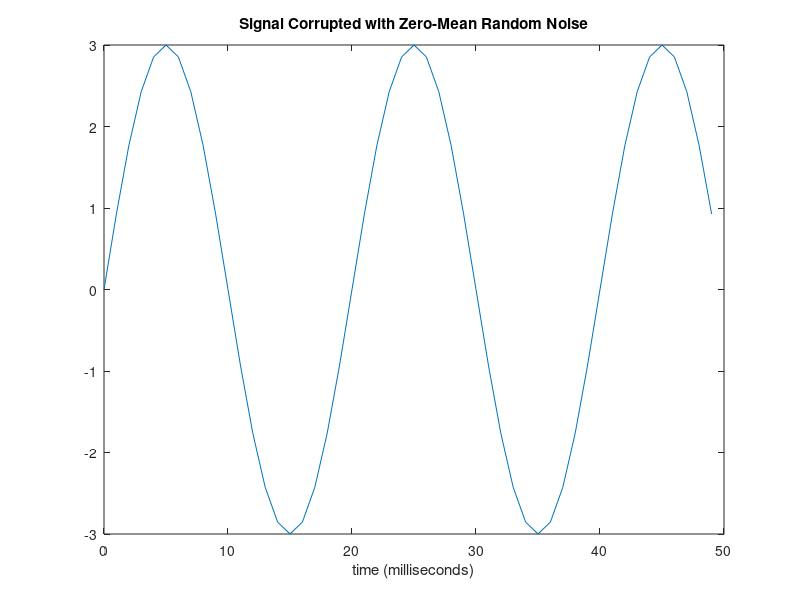
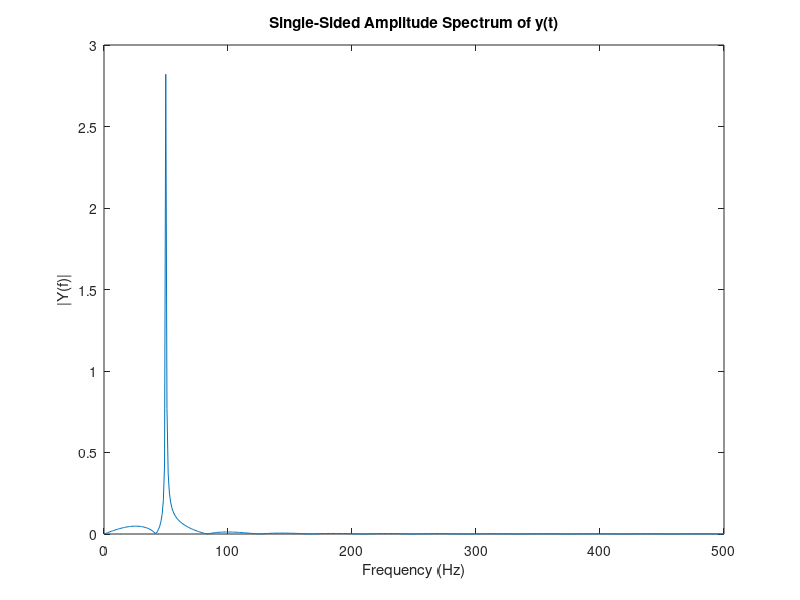
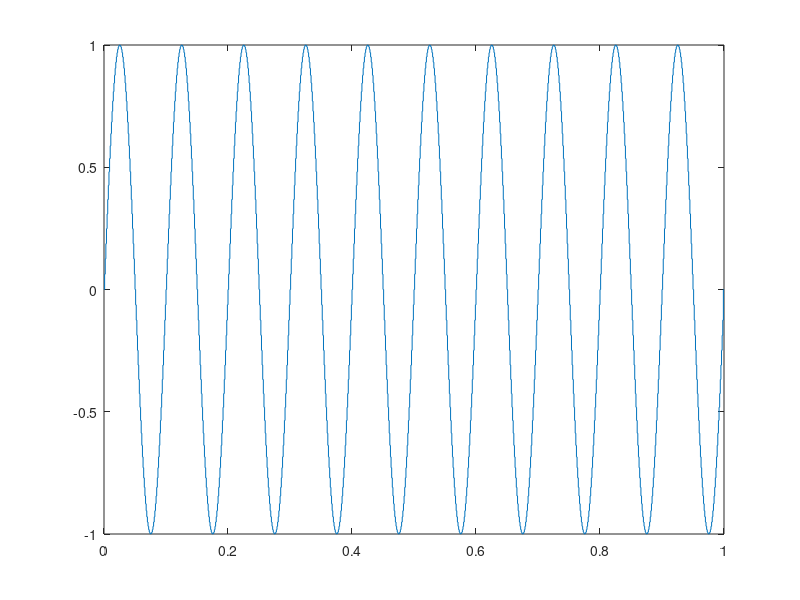
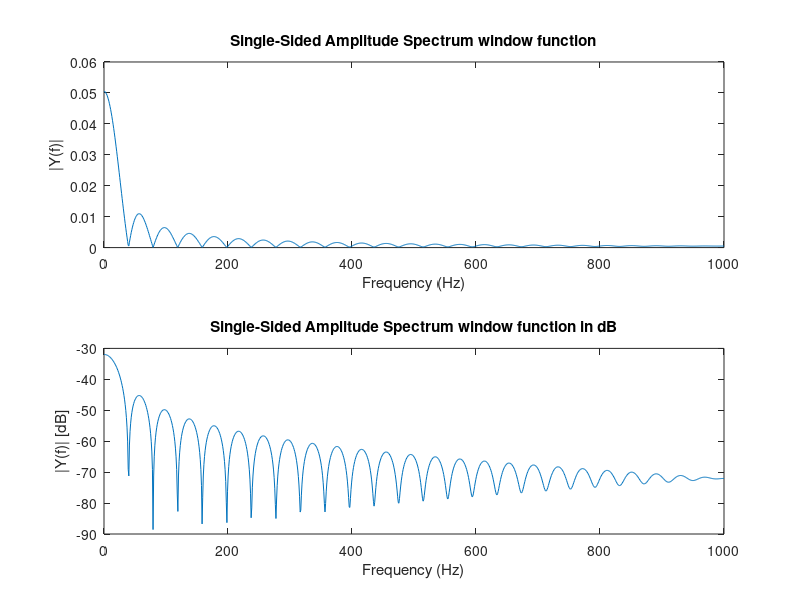

These charts were generated, in order, by the following MATLAB code:
Fs = 1000;                    % Sampling frequency
T = 1/Fs;                     % Sample time
L = 1000;                     % Length of signal
t = (0:L-1)*T;                % Time vector
% Sum of a 50 Hz sinusoid 
x = 3*sin(2*pi*50*t);% + sin(2*pi*120*t); 
y=x;

p1=figure(1);
plot(Fs*t(1:50),y(1:50))
title('Signal Corrupted with Zero-Mean Random Noise')
xlabel('time (milliseconds)')

% It is difficult to identify the frequency components by looking 
% at the original signal. Converting to the frequency domain, the 
% discrete Fourier transform of the noisy signal y is found by 
% taking the fast Fourier transform (FFT):

NFFT = 2^nextpow2(L); % Next power of 2 from length of y
Y = fft(y,NFFT)/L;
f = Fs/2*linspace(0,1,NFFT/2+1);

p2=figure(2);
% Plot single-sided amplitude spectrum.
plot(f,2*abs(Y(1:NFFT/2+1))) 
title('Single-Sided Amplitude Spectrum of y(t)')
xlabel('Frequency (Hz)')
ylabel('|Y(f)|')
%%%%%%%%%%%%%%%%%%%%%%%%%%%%%%%%%%%%%%%%%%%%%%%%%%%%%%

% Generierung von csv files im LTSpice PWL- Format
%

t=[0:1000-1].';     % 100ms funktion mit 100us Ts
f=sin(2*pi*10*t/1000);
tf=[t f];

% Weil LTSpice die werte zwischen zwei Zeitschritten Interpoliert,
% ist im Plot von LTSpice keine Treppenfunktion sichtbar

% Um eine Treppe zu erhalten, musst du die Sprünge mit einem zweiten Punkt 
% kontrollieren.
% 
% 0.0000ms 0.0000V
% 0.024499ms 0.0000V
% 0.0245ms 0.1227V
% 0.049099ms 0.1227V
% 0.0491ms 0.2453V
% 0.073599ms 0.2453V
% 0.0736ms 0.3678V

t2=[0:0.5:1000-0.5].';     
t2k=[0:0.5:1000-0.5];
t2k=t2k*0.999999;

t2k=t2k.';

for k=2:2:length(t2)-2
    t2(k)=t2k(k+1);
end


f2=[0:length(t2)-1].';

j=1;
for k=1:length(f)-1
    f2(j)=f(k);
    j=j+1;
    f2(j)=f2(j-1);
    j=j+1;
end

t2=t2/1e3;     % Zeitvektor auf 1sec normieren
f2(end-1)=0;
f2(end)=0;
tf2=[t2 f2];

p4=figure(4);
plot(t2,f2);

wind=0.5*(1+sign(t+20*T/2))-0.5*(1+sign(t-20*T/2));
%p3=figure(3);
%plot(t(1:50),wind(1:50))
%con=conv(y,wind);
%p4=figure(4);

Fs = 2000;                    % Sampling frequency
T = 1/Fs;                     % Sample time
L = 2000;                     % Length of signal
t = (0:L-2)*T;                % Time vector

wind=0.5*(1+sign(t+100*T/2))-0.5*(1+sign(t-100*T/2));

NFFT = 2^nextpow2(L); % Next power of 2 from length of y
Y = fft(wind,NFFT)/L;
Y2=20*log10(Y);
f = Fs/2*linspace(0,1,NFFT/2+1);
p5=figure(5);
% Plot single-sided amplitude spectrum.
subplot(211);
plot(f,2*abs(Y(1:NFFT/2+1))) 
title('Single-Sided Amplitude Spectrum window function')
xlabel('Frequency (Hz)')
ylabel('|Y(f)|')
subplot(212);
plot(f,real(Y2(1:NFFT/2+1))) 
title('Single-Sided Amplitude Spectrum window function in dB')
xlabel('Frequency (Hz)')
ylabel('|Y(f)| [dB]')
